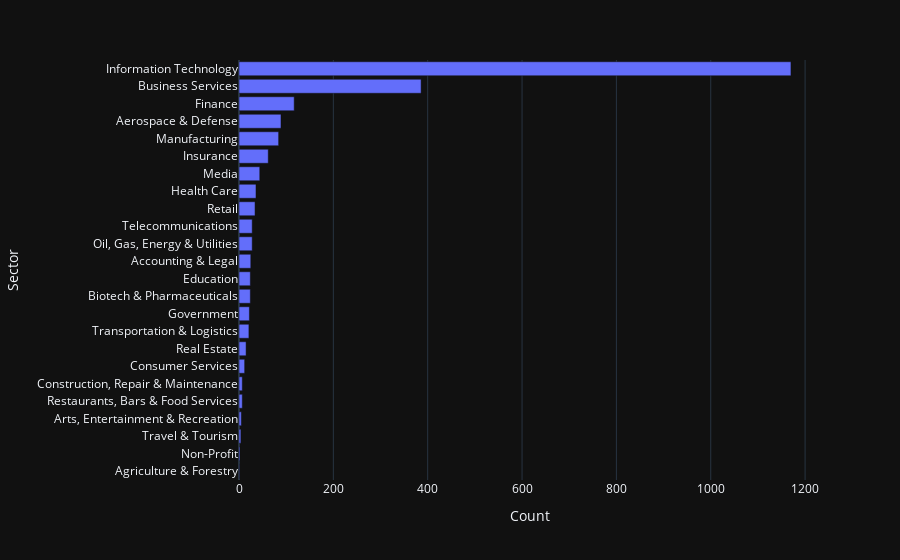

Write notebook code for a chart like this one.
### Code cell
Sector = df.groupby(['Sector']).size().reset_index(name = 'Count').sort_values('Count', ascending=True)

px.bar(Sector, y='Sector', x='Count')

### Figure 1 — Plotly figure (JSON) as saved in the notebook; plotly's stock layout.template omitted (floating-point values rounded to 4 significant figures)
{"data": [{"alignmentgroup": "True", "hovertemplate": "Count=%{x}<br>Sector=%{y}<extra></extra>", "legendgroup": "", "marker": {"color": "#636efa", "pattern": {"shape": ""}}, "name": "", "offsetgroup": "", "orientation": "h", "showlegend": false, "textposition": "auto", "x": [1, 2, 4, 5, 7, 7, 12, 15, 21, 22, 24, 24, 25, 28, 28, 34, 36, 44, 62, 84, 89, 117, 386, 1170], "xaxis": "x", "y": ["Agriculture & Forestry", "Non-Profit", "Travel & Tourism", "Arts, Entertainment & Recreation", "Restaurants, Bars & Food Services", "Construction, Repair & Maintenance", "Consumer Services", "Real Estate", "Transportation & Logistics", "Government", "Biotech & Pharmaceuticals", "Education", "Accounting & Legal", "Oil, Gas, Energy & Utilities", "Telecommunications", "Retail", "Health Care", "Media", "Insurance", "Manufacturing", "Aerospace & Defense", "Finance", "Business Services", "Information Technology"], "yaxis": "y", "type": "bar"}], "layout": {"xaxis": {"anchor": "y", "domain": [0.0, 1.0], "title": {"text": "Count"}}, "yaxis": {"anchor": "x", "domain": [0.0, 1.0], "title": {"text": "Sector"}}, "legend": {"tracegroupgap": 0}, "margin": {"t": 60}, "barmode": "relative"}}
